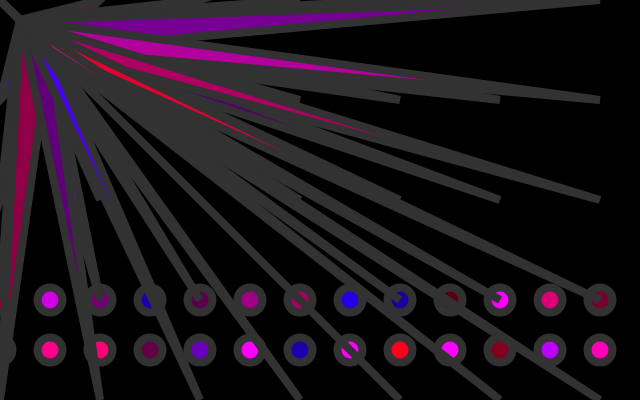
Frame 1 (no input)
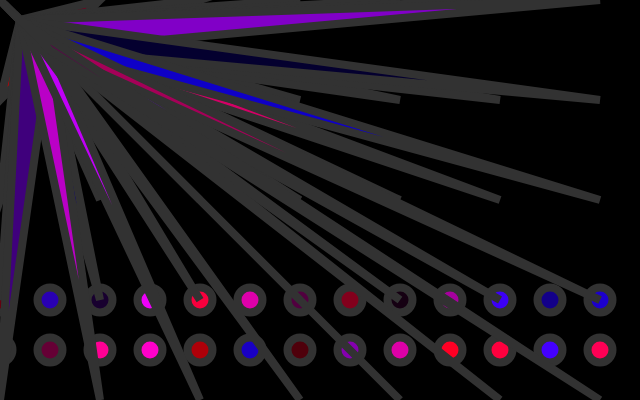
Frame 60 (no input)
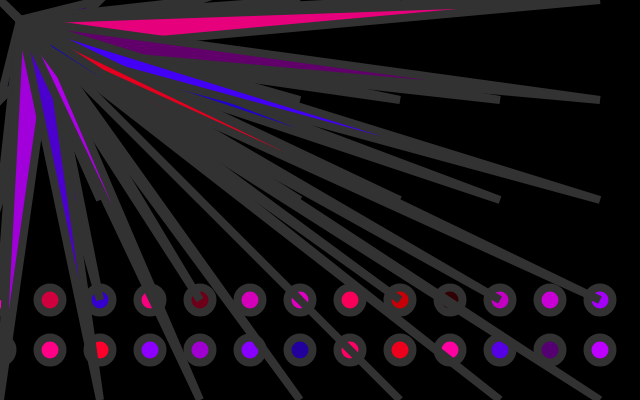
Frame 120 (the mouse pressed at the canvas centre since frame 60)

The p5.js sketch that drew these frames (run headless with seeded random() and noise() and a simulated clock; from frame 60 on, the mouse is pressed at the canvas centre):

// p5.js sketch
// ── sketch.js
var cwidth = 640
var cheight = 400
var row = 10

function setup() {
  createCanvas(cwidth, cheight);
}

function draw() {
  background(0);
  strokeWeight(8);
  stroke(50);

  var x = 0;
  while (x <= cwidth) {
    fill(random(400), 0, random(400));
    ellipse(x, 350, 25, 25);
    x = x + 50;
  }

  for (var x = 0; x <= cwidth; x = x + 50) {
    fill(random(255), 0, random(255));
    ellipse(x, 300, 25, 25);
  }

  for (var x = 0; x <= cwidth; x += 100) {
    for (var y = 0; y <= cheight; y += 100) {
      fill(random(255), 0, random(255));
      triangle(x, y, 50, 50, 20, 20);
    }
  }
}
